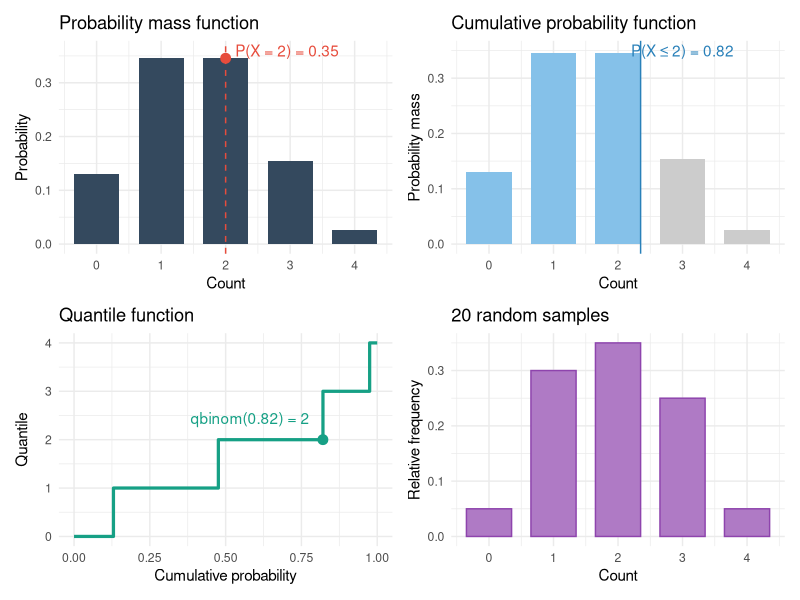
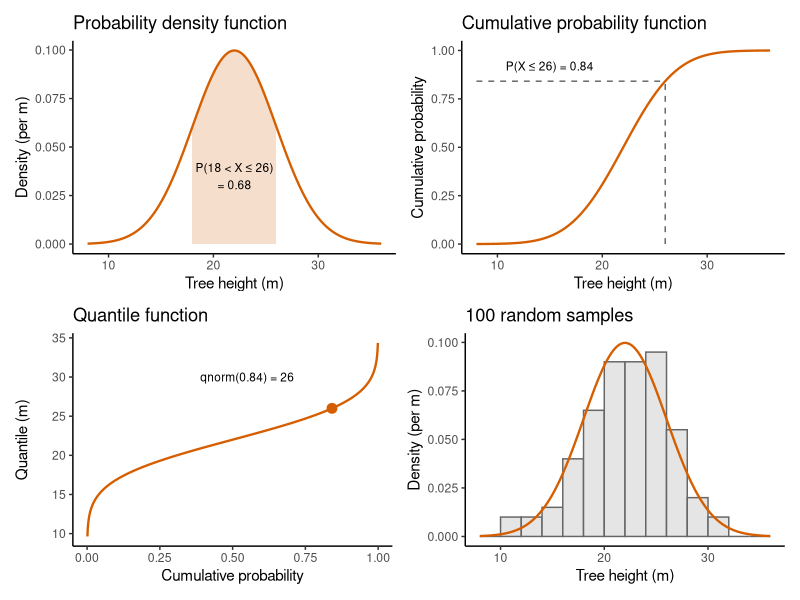
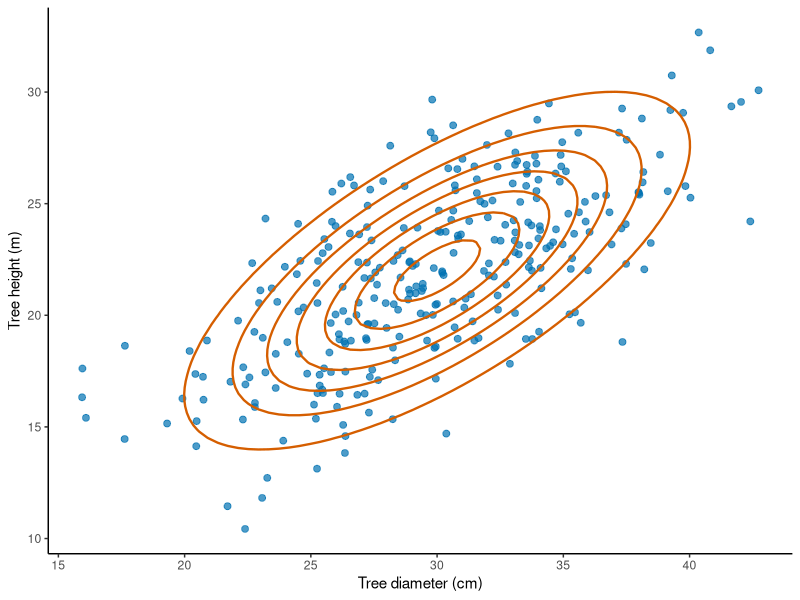
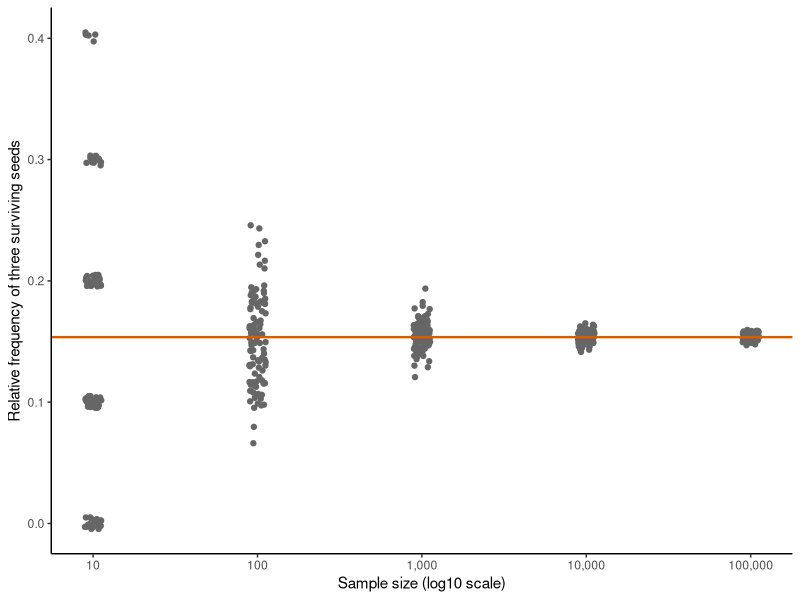
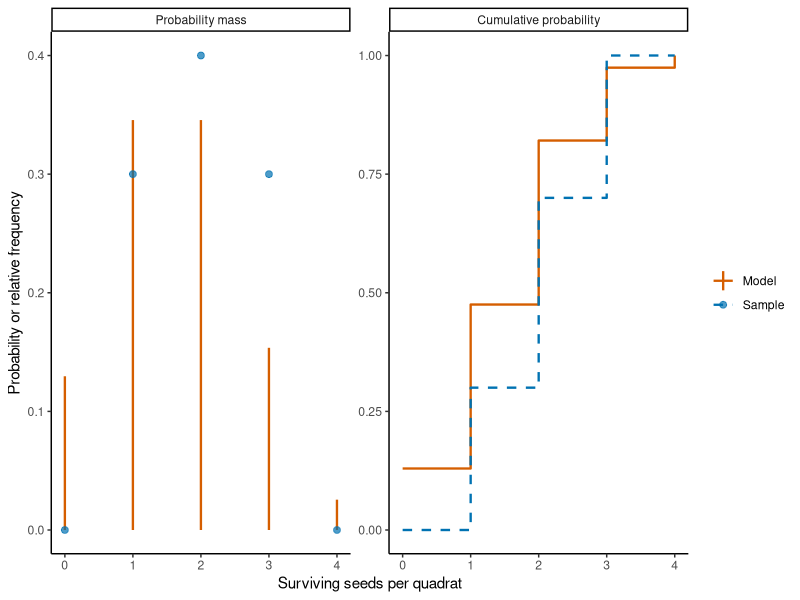
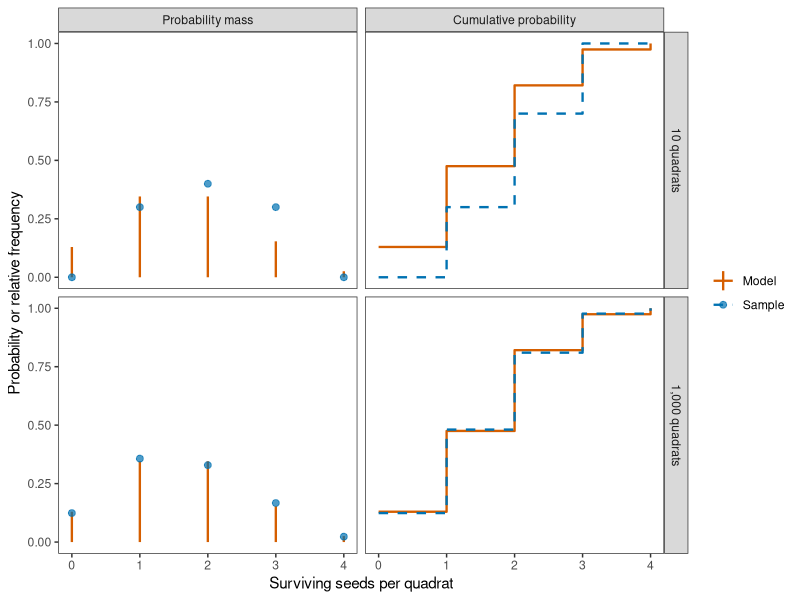
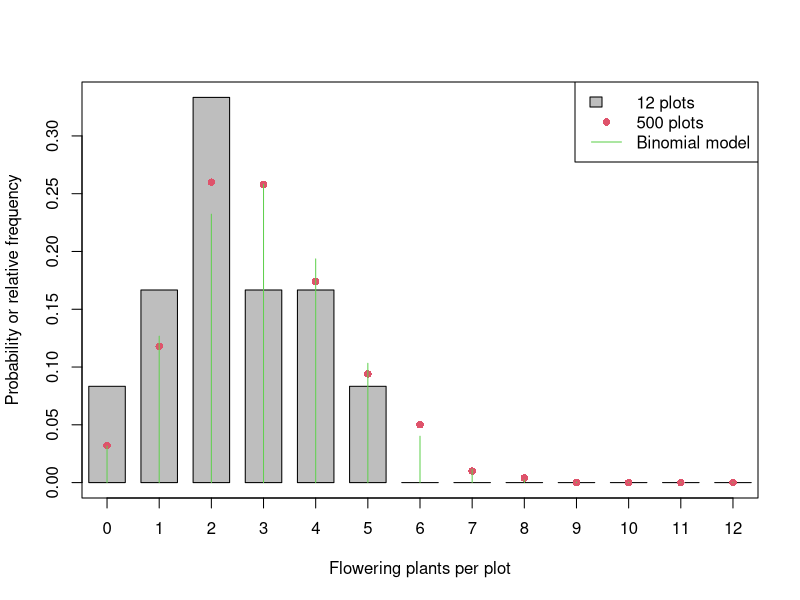

Recreate these plots in R, in order.
## ---- chunk 1
#| include: false
# Load ggplot2 for the consistently formatted rendered figures in this chapter.
library(ggplot2)
## ---- chunk 2
#| echo: false
#| label: fig-four_faces
#| fig-cap: "The four faces of a Binomial distribution with $n = 4$ and $p = 0.4$."
library(ggplot2)
library(patchwork)

# Distribution parameters and a chosen cutoff
size = 4
prob = 0.4
cutoff = 2

# Probabilities at each possible number of successes
binomial = data.frame(
  x = 0:size,
  probability = dbinom(0:size, size = size, prob = prob),
  cumulative_probability = pbinom(0:size, size = size, prob = prob)
)

# Cumulative probability at the chosen cutoff
p_cutoff = pbinom(cutoff, size = size, prob = prob)

# Panel 1: probability mass function
p1 = ggplot(binomial, aes(x = x, y = probability)) +
  geom_col(fill = "#34495e", width = 0.7) +
  geom_vline(xintercept = cutoff, linetype = "dashed", colour = "#e74c3c") +
  geom_point(
    data = subset(binomial, x == cutoff),
    colour = "#e74c3c",
    size = 3
  ) +
  annotate(
    "text", x = 2.15, y = 0.36,
    label = paste0(
      "P(X = ", cutoff, ") = ",
      round(dbinom(cutoff, size, prob), 2)
    ),
    colour = "#e74c3c",
    hjust = 0
  ) +
  scale_x_continuous(breaks = 0:size) +
  labs(
    title = "Probability mass function",
    x = "Count",
    y = "Probability"
  ) +
  theme_minimal()

# Panel 2: cumulative probability
p2 = ggplot(binomial, aes(x = x, y = probability)) +
  geom_col(
    aes(fill = x <= cutoff),
    width = 0.7,
    show.legend = FALSE
  ) +
  geom_vline(xintercept = cutoff + 0.35, colour = "#2980b9") +
  annotate(
    "text", x = 3, y = 0.35,
    label = paste0(
      "P(X \u2264 ", cutoff, ") = ",
      round(p_cutoff, 2)
    ),
    colour = "#2980b9"
  ) +
  scale_fill_manual(values = c("TRUE" = "#85c1e9", "FALSE" = "grey80")) +
  scale_x_continuous(breaks = 0:size) +
  labs(
    title = "Cumulative probability function",
    x = "Count",
    y = "Probability mass"
  ) +
  theme_minimal()

# Panel 3: quantile function
probabilities = seq(0, 1, length.out = 1001)

quantiles = data.frame(
  p = probabilities,
  quantile = qbinom(probabilities, size = size, prob = prob)
)

p3 = ggplot(quantiles, aes(x = p, y = quantile)) +
  geom_step(colour = "#16a085", linewidth = 1.1) +
  geom_point(
    data = data.frame(p = p_cutoff, quantile = cutoff),
    colour = "#16a085",
    size = 3
  ) +
  annotate(
    "text", x = 0.58, y = 2.45,
    label = paste0(
      "qbinom(", round(p_cutoff, 2), ") = ", cutoff
    ),
    colour = "#16a085"
  ) +
  scale_y_continuous(breaks = 0:size) +
  labs(
    title = "Quantile function",
    x = "Cumulative probability",
    y = "Quantile"
  ) +
  theme_minimal()

# Panel 4: simulated random sample
set.seed(42)

sample_data = data.frame(
  x = rbinom(20, size = size, prob = prob)
)

# Calculate the relative frequency of each possible outcome
sample_frequency = data.frame(
  x = 0:size,
  relative_frequency = tabulate(
    sample_data$x + 1,
    nbins = size + 1
  ) / nrow(sample_data)
)

p4 = ggplot(sample_frequency, aes(x = x, y = relative_frequency)) +
  geom_col(fill = "#af7ac5", colour = "#8e44ad", width = 0.7) +
  scale_x_continuous(breaks = 0:size) +
  labs(
    title = "20 random samples",
    x = "Count",
    y = "Relative frequency"
  ) +
  theme_minimal()

(p1 | p2) / (p3 | p4)
## ---- chunk 3
flower_count = 6
fruit_set_probability = 0.5

# Calculate an exact probability, a cumulative probability, and a quantile.
dbinom(x = 4, size = flower_count, prob = fruit_set_probability) # 0.23
pbinom(q = 4, size = flower_count, prob = fruit_set_probability) # 0.89
qbinom(p = 0.75, size = flower_count, prob = fruit_set_probability) # 4
## ---- chunk 4
# Density of the tree height model at 22 m (units: per metre).
dnorm(x = 22, mean = 22, sd = 4)
## ---- chunk 5
# The same model with height in centimetres (units: per centimetre).
dnorm(x = 2200, mean = 2200, sd = 400)
## ---- chunk 6
# Subtract two cumulative probabilities to obtain the probability of an interval.
pnorm(q = 26, mean = 22, sd = 4) - pnorm(q = 18, mean = 22, sd = 4)

# Use the upper tail for the probability of a height above 30 m.
pnorm(q = 30, mean = 22, sd = 4, lower.tail = FALSE)
## ---- chunk 7
#| echo: false
#| label: fig-four_faces_normal
#| fig-cap: "The four faces of a Normal distribution for tree height with a mean of 22 m and a standard deviation of 4 m."
library(ggplot2)
library(patchwork)

# Distribution parameters, a highlighted interval and a chosen cutoff
mean_height = 22
sd_height = 4
interval_lower = 18
interval_upper = 26
cutoff = 26

# Density and cumulative probability over a range of heights
normal = data.frame(x = seq(from = 8, to = 36, length.out = 561))
normal$density = dnorm(normal$x, mean = mean_height, sd = sd_height)
normal$cumulative_probability = pnorm(normal$x, mean = mean_height, sd = sd_height)

# Probability of the highlighted interval and cumulative probability at the cutoff
p_interval = pnorm(interval_upper, mean = mean_height, sd = sd_height) -
  pnorm(interval_lower, mean = mean_height, sd = sd_height)
p_cutoff = pnorm(cutoff, mean = mean_height, sd = sd_height)

# Panel 1: probability density function with an interval probability as an area
p1 = ggplot(normal, aes(x = x, y = density)) +
  geom_area(
    data = subset(normal, x >= interval_lower & x <= interval_upper),
    fill = "#D55E00",
    alpha = 0.2
  ) +
  geom_line(colour = "#D55E00", linewidth = 0.8) +
  annotate(
    "text", x = 22, y = 0.035,
    label = paste0("P(18 < X ≤ 26)\n= ", round(p_interval, 2)),
    size = 3
  ) +
  labs(
    title = "Probability density function",
    x = "Tree height (m)",
    y = "Density (per m)"
  ) +
  theme_classic()

# Panel 2: cumulative probability function
p2 = ggplot(normal, aes(x = x, y = cumulative_probability)) +
  geom_line(colour = "#D55E00", linewidth = 0.8) +
  annotate(
    "segment", x = cutoff, xend = cutoff, y = 0, yend = p_cutoff,
    linetype = "dashed", colour = "grey40"
  ) +
  annotate(
    "segment", x = 8, xend = cutoff, y = p_cutoff, yend = p_cutoff,
    linetype = "dashed", colour = "grey40"
  ) +
  annotate(
    "text", x = 15, y = 0.92,
    label = paste0("P(X ≤ ", cutoff, ") = ", round(p_cutoff, 2)),
    size = 3
  ) +
  labs(
    title = "Cumulative probability function",
    x = "Tree height (m)",
    y = "Cumulative probability"
  ) +
  theme_classic()

# Panel 3: quantile function
probabilities = seq(0.001, 0.999, length.out = 999)

quantiles = data.frame(
  p = probabilities,
  quantile = qnorm(probabilities, mean = mean_height, sd = sd_height)
)

p3 = ggplot(quantiles, aes(x = p, y = quantile)) +
  geom_line(colour = "#D55E00", linewidth = 0.8) +
  geom_point(
    data = data.frame(p = p_cutoff, quantile = cutoff),
    colour = "#D55E00",
    size = 3
  ) +
  annotate(
    "text", x = 0.55, y = 30,
    label = paste0("qnorm(", round(p_cutoff, 2), ") = ", cutoff),
    size = 3
  ) +
  labs(
    title = "Quantile function",
    x = "Cumulative probability",
    y = "Quantile (m)"
  ) +
  theme_classic()

# Panel 4: simulated random sample as a density-scaled histogram
set.seed(42)

sample_data = data.frame(
  x = rnorm(100, mean = mean_height, sd = sd_height)
)

p4 = ggplot(sample_data, aes(x = x)) +
  geom_histogram(
    aes(y = after_stat(density)),
    binwidth = 2,
    boundary = 0,
    fill = "grey90",
    colour = "grey40"
  ) +
  geom_line(
    data = normal,
    aes(x = x, y = density),
    colour = "#D55E00",
    linewidth = 0.8
  ) +
  labs(
    title = "100 random samples",
    x = "Tree height (m)",
    y = "Density (per m)"
  ) +
  theme_classic()

(p1 | p2) / (p3 | p4)
## ---- chunk 8
# Calculate an upper-tail probability and a lower-tail quantile.
pnorm(q = 26, mean = 22, sd = 4, lower.tail = FALSE)
qnorm(p = 0.10, mean = 22, sd = 4)
## ---- chunk 9
#| echo: false
#| label: fig-joint_density
#| fig-cap: "Joint distribution of tree diameter and height. The lines are contours of the joint density of a bivariate Normal distribution with a correlation of 0.7 and the points are 300 trees simulated from that distribution."
# Parameters of the joint distribution of diameter (cm) and height (m).
mean_diameter = 30
sd_diameter = 5
mean_height = 22
sd_height = 4
rho = 0.7

# Simulate two measurements per tree with a positive association.
set.seed(seed = 50)
n_trees = 300
z_height = rnorm(n = n_trees)
z_other = rnorm(n = n_trees)

# Transform the simulated values to the height and diameter scales.
trees = data.frame(
  height = mean_height + sd_height * z_height,
  diameter = mean_diameter +
    sd_diameter * (rho * z_height + sqrt(1 - rho^2) * z_other)
)

# Calculate the joint density on a grid of diameter and height combinations.
density_grid = expand.grid(
  diameter = seq(from = 10, to = 50, length.out = 100),
  height = seq(from = 8, to = 36, length.out = 100)
)
z_x = (density_grid$diameter - mean_diameter) / sd_diameter
z_y = (density_grid$height - mean_height) / sd_height
density_grid$joint_density =
  exp(-(z_x^2 - 2 * rho * z_x * z_y + z_y^2) / (2 * (1 - rho^2))) /
  (2 * pi * sd_diameter * sd_height * sqrt(1 - rho^2))

# Plot the simulated trees with the contours of the joint density.
ggplot(trees, aes(x = diameter, y = height)) +
  geom_point(colour = "#0072B2", alpha = 0.7, size = 2) +
  geom_contour(
    data = density_grid,
    aes(z = joint_density),
    colour = "#D55E00",
    linewidth = 0.8,
    bins = 8
  ) +
  labs(x = "Tree diameter (cm)", y = "Tree height (m)") +
  theme_classic()
## ---- chunk 10
# Use the Binomial probability mass to calculate a weighted average.
seed_count = 4
seed_survival_probability = 0.4
seed_values = seq.int(from = 0, to = seed_count)
seed_probability = dbinom(
  x = seed_values,
  size = seed_count,
  prob = seed_survival_probability
)
expected_value = sum(seed_values * seed_probability)
expected_value
## ---- chunk 11
# Weight each squared distance from the mean by its probability.
variance = sum((seed_values - expected_value)^2 * seed_probability)
variance
## ---- chunk 12
# Integrate x times the density to obtain the mean of the tree height model.
expected_height = integrate(
  f = function(x) x * dnorm(x = x, mean = 22, sd = 4),
  lower = -Inf, upper = Inf
)$value
expected_height

# Integrate the squared distance from the mean times the density to obtain the variance.
height_variance = integrate(
  f = function(x) (x - expected_height)^2 * dnorm(x = x, mean = 22, sd = 4),
  lower = -Inf, upper = Inf
)$value
height_variance
## ---- chunk 13
# Calculate the probability mass for all possible totals.
fruit_count_values = seq.int(from = 0, to = 16)
fruit_probabilities = dbinom(
  x = fruit_count_values,
  size = 16,
  prob = 0.6
)

expected_fruit_count = sum(fruit_count_values * fruit_probabilities)
fruit_count_variance = sum(
  (fruit_count_values - expected_fruit_count)^2 * fruit_probabilities
)

expected_fruit_count
fruit_count_variance
## ---- chunk 14
# Simulate ten quadrats from the binomial model.
set.seed(seed = 123)
n_quadrats = 10
sample_survivors = rbinom(
  n = n_quadrats,
  size = seed_count,
  prob = seed_survival_probability
)
## ---- chunk 15
# Count each possible value and divide by the sample size.
seed_values = seq.int(from = 0, to = seed_count)
count_survivors = table(factor(x = sample_survivors, levels = seed_values))
relative_frequency = count_survivors / length(sample_survivors)
relative_frequency
## ---- chunk 16
# Put the sample frequencies beside the model probabilities for comparison.
data.frame(
  seed_count = seed_values,
  relative_frequency = as.numeric(x = relative_frequency),
  probability = dbinom(
    x = seed_values,
    size = seed_count,
    prob = seed_survival_probability
  )
)
## ---- chunk 17
# Compare relative frequencies for several sample sizes with the model.
set.seed(123)
sample_sizes = 10^(seq_len(length.out = 5))
seed_values = seq.int(from = 0, to = seed_count)

all_frequencies = matrix(NA, nrow = length(seed_values),
                         ncol = length(sample_sizes) + 1)
colnames(all_frequencies) = c(as.character(sample_sizes), "theory")

for (i in seq_along(sample_sizes)) {
  sample_survivors = rbinom(
    n = sample_sizes[i],
    size = seed_count,
    prob = seed_survival_probability
  )
  count_survivors = table(factor(
    x = sample_survivors,
    levels = seed_values
  ))
  all_frequencies[, i] = as.numeric(count_survivors) / sample_sizes[i]
}
all_frequencies[, length(sample_sizes) + 1] = dbinom(
  x = seed_values,
  size = seed_count,
  prob = seed_survival_probability
)
round(all_frequencies, 3)
## ---- chunk 18
#| echo: false
#| eval: true
#| label: fig-relative-frequency-convergence
#| fig-cap: "Relative frequencies of exactly three surviving seeds for simulated samples if difference sizes. The horizontal line is the probability assigned by the Binomial distribution."
# Repeatedly simulate samples and retain the relative frequency of three survivors.
set.seed(seed = 20261003)
seed_count = 4
seed_survival_probability = 0.4
target_count = 3
sample_sizes = 10^(seq_len(length.out = 5))
n_repetitions = 100

repeated_frequencies = data.frame(
  sample_size = numeric(),
  relative_frequency = numeric()
)

for (sample_size in sample_sizes) {
  relative_frequency = numeric(length = n_repetitions)

  for (repetition in seq_len(n_repetitions)) {
    sample_survivors = rbinom(
      n = sample_size,
      size = seed_count,
      prob = seed_survival_probability
    )
    relative_frequency[repetition] = mean(sample_survivors == target_count)
  }

  repeated_frequencies = rbind(
    repeated_frequencies,
    data.frame(
      sample_size = sample_size,
      relative_frequency = relative_frequency
    )
  )
}

# Calculate the model probability that the figure uses as a reference line.
probability = dbinom(
  x = target_count,
  size = seed_count,
  prob = seed_survival_probability
)

ggplot(
  repeated_frequencies,
  aes(
    x = sample_size,
    y = relative_frequency,
    group = sample_size
  )
) +
  geom_point(width = 0.35, fill = "grey90", colour = "grey40",
             position = position_jitter(width = 0.05, height = 0.005)) +
  geom_hline(
    yintercept = probability,
    colour = "#D55E00",
    linewidth = 0.8
  ) +
  scale_x_log10(
    breaks = sample_sizes,
    labels = c("10", "100", "1,000", "10,000", "100,000")
  ) +
  labs(
    x = "Sample size (log10 scale)",
    y = "Relative frequency of three surviving seeds"
  ) +
  theme_classic()
## ---- chunk 19
#| echo: false
#| eval: true
#| fig-width: 9
#| fig-height: 4
#| label: fig-ecdf
#| fig-cap: "Empirical and model distribution for a sample of ten quadrats in the example on seed survival."
# Simulate a sample and calculate its empirical distribution.
set.seed(142)
seed_count = 4
seed_survival_probability = 0.4
n_quadrats = 10
seed_values = seq.int(from = 0, to = seed_count)
model_mass = dbinom(
  x = seed_values, size = seed_count, prob = seed_survival_probability
)
model_cumulative = pbinom(
  q = seed_values, size = seed_count, prob = seed_survival_probability
)
sample_survivors = rbinom(
  n = n_quadrats, size = seed_count, prob = seed_survival_probability
)
count_survivors = table(factor(x = sample_survivors, levels = seed_values))
relative_frequency = as.numeric(count_survivors) / n_quadrats
cumulative_relative_frequency = cumsum(relative_frequency)

model_comparison_data = rbind(
  data.frame(
    surviving_seeds = seed_values,
    value = model_mass,
    quantity = "Probability mass",
    series = "Model"
  ),
  data.frame(
    surviving_seeds = seed_values,
    value = relative_frequency,
    quantity = "Probability mass",
    series = "Sample"
  ),
  data.frame(
    surviving_seeds = seed_values,
    value = model_cumulative,
    quantity = "Cumulative probability",
    series = "Model"
  ),
  data.frame(
    surviving_seeds = seed_values,
    value = cumulative_relative_frequency,
    quantity = "Cumulative probability",
    series = "Sample"
  )
)
model_comparison_data$quantity = factor(
  model_comparison_data$quantity,
  levels = c("Probability mass", "Cumulative probability")
)

# Use different geometries as well as colours to distinguish the model and sample.
ggplot() +
  geom_linerange(
    data = subset(
      model_comparison_data,
      quantity == "Probability mass" & series == "Model"
    ),
    aes(x = surviving_seeds, ymin = 0, ymax = value, colour = series),
    linewidth = 0.8
  ) +
  geom_point(
    data = subset(
      model_comparison_data,
      quantity == "Probability mass" & series == "Sample"
    ),
    aes(x = surviving_seeds, y = value, colour = series),
    alpha = 0.7,
    size = 2
  ) +
  geom_step(
    data = subset(model_comparison_data, quantity == "Cumulative probability"),
    aes(x = surviving_seeds, y = value, colour = series, linetype = series),
    direction = "hv",
    linewidth = 0.8
  ) +
  facet_wrap(~quantity, nrow = 1, scales = "free_y") +
  scale_colour_manual(values = c(Model = "#D55E00", Sample = "#0072B2")) +
  scale_linetype_manual(values = c(Model = "solid", Sample = "dashed")) +
  scale_x_continuous(breaks = seed_values) +
  labs(
    x = "Surviving seeds per quadrat",
    y = "Probability or relative frequency",
    colour = NULL,
    linetype = NULL
  ) +
  theme_classic()
## ---- chunk 20
# Simulate a small sample and calculate its weighted and ordinary means.
set.seed(123)
n_quadrats = 10
seed_count = 4
seed_survival_probability = 0.4
seed_values = seq.int(from = 0, to = seed_count)
sample_survivors = rbinom(
  n = n_quadrats, size = seed_count, prob = seed_survival_probability
)
count_survivors = table(factor(x = sample_survivors, levels = seed_values))
relative_frequency = as.numeric(count_survivors) / n_quadrats
weighted_average = sum(relative_frequency * seed_values)
sample_mean = mean(sample_survivors)
c(weighted_average, sample_mean)
## ---- chunk 21
# Calculate the variance of the empirical distribution
empirical_variance = sum((seed_values - weighted_average)^2 * relative_frequency)
sample_variance = var(sample_survivors)
c(empirical_variance, sample_variance)
## ---- chunk 22
# Use type = 1 so the empirical quantile is one of the observed counts.
quantile(x = sample_survivors, probs = 0.5, type = 1)
## ---- chunk 23
#| echo: false
#| eval: true
#| label: fig-ecdf-binom
#| fig-width: 9
#| fig-height: 8
#| fig-cap: "Model probabilities and sample frequencies for 10 quadrats (top) and 1,000 quadrats (bottom)."
# Compare empirical distributions at two sample sizes.
set.seed(142)
seed_count = 4
seed_survival_probability = 0.4
seed_values = seq.int(from = 0, to = seed_count)
sample_sizes = c(10, 1000)
model_mass = dbinom(
  x = seed_values, size = seed_count, prob = seed_survival_probability
)
model_cumulative = pbinom(
  q = seed_values, size = seed_count, prob = seed_survival_probability
)

# Store the model and empirical summaries for both sample sizes before plotting.
sample_comparison_data = data.frame()
for (n_quadrats in sample_sizes) {
  sample_survivors = rbinom(
    n = n_quadrats, size = seed_count, prob = seed_survival_probability
  )
  count_survivors = table(factor(x = sample_survivors, levels = seed_values))
  relative_frequency = as.numeric(count_survivors) / n_quadrats
  cumulative_relative_frequency = cumsum(relative_frequency)

  sample_size_label = paste(format(n_quadrats, big.mark = ","), "quadrats")
  sample_comparison_data = rbind(
    sample_comparison_data,
    data.frame(
      surviving_seeds = seed_values,
      value = model_mass,
      quantity = "Probability mass",
      series = "Model",
      sample_size = sample_size_label
    ),
    data.frame(
      surviving_seeds = seed_values,
      value = relative_frequency,
      quantity = "Probability mass",
      series = "Sample",
      sample_size = sample_size_label
    ),
    data.frame(
      surviving_seeds = seed_values,
      value = model_cumulative,
      quantity = "Cumulative probability",
      series = "Model",
      sample_size = sample_size_label
    ),
    data.frame(
      surviving_seeds = seed_values,
      value = cumulative_relative_frequency,
      quantity = "Cumulative probability",
      series = "Sample",
      sample_size = sample_size_label
    )
  )
}

sample_comparison_data$sample_size = factor(
  sample_comparison_data$sample_size,
  levels = c("10 quadrats", "1,000 quadrats")
)
sample_comparison_data$quantity = factor(
  sample_comparison_data$quantity,
  levels = c("Probability mass", "Cumulative probability")
)

# Compare each empirical distribution with the same model using matching panels.
ggplot() +
  geom_linerange(
    data = subset(
      sample_comparison_data,
      quantity == "Probability mass" & series == "Model"
    ),
    aes(x = surviving_seeds, ymin = 0, ymax = value, colour = series),
    linewidth = 0.8
  ) +
  geom_point(
    data = subset(
      sample_comparison_data,
      quantity == "Probability mass" & series == "Sample"
    ),
    aes(x = surviving_seeds, y = value, colour = series),
    alpha = 0.7,
    size = 2
  ) +
  geom_step(
    data = subset(sample_comparison_data, quantity == "Cumulative probability"),
    aes(x = surviving_seeds, y = value, colour = series, linetype = series),
    direction = "hv",
    linewidth = 0.8
  ) +
  facet_grid(sample_size ~ quantity, scales = "free_y") +
  scale_colour_manual(values = c(Model = "#D55E00", Sample = "#0072B2")) +
  scale_linetype_manual(values = c(Model = "solid", Sample = "dashed")) +
  scale_x_continuous(breaks = seed_values) +
  labs(
    x = "Surviving seeds per quadrat",
    y = "Probability or relative frequency",
    colour = NULL,
    linetype = NULL
  ) +
  theme_bw() + theme(panel.grid = element_blank())
## ---- chunk 24
# Simulate the two sample sizes and compare each with the same model.
set.seed(246)

plants_per_plot = 12
flowering_probability = 0.25

small_plot_counts = rbinom(
  n = 12,
  size = plants_per_plot,
  prob = flowering_probability
)
large_plot_counts = rbinom(
  n = 500,
  size = plants_per_plot,
  prob = flowering_probability
)

mean(small_plot_counts)
mean(large_plot_counts)

count_values = seq.int(from = 0, to = plants_per_plot)
small_plot_table = table(factor(
  x = small_plot_counts,
  levels = count_values
))
large_plot_table = table(factor(
  x = large_plot_counts,
  levels = count_values
))

small_frequency = as.numeric(small_plot_table) / length(small_plot_counts)
large_frequency = as.numeric(large_plot_table) / length(large_plot_counts)
model_mass = dbinom(
  x = count_values,
  size = plants_per_plot,
  prob = flowering_probability
)

small_frequency_data = data.frame(
  flowering_plants = count_values,
  probability = small_frequency,
  series = "12 plots"
)
large_frequency_data = data.frame(
  flowering_plants = count_values,
  probability = large_frequency,
  series = "500 plots"
)
model_mass_data = data.frame(
  flowering_plants = count_values,
  probability = model_mass,
  series = "Binomial model"
)

# Use bars for one empirical distribution, points for the other, and lines for the model.
# Set common axis limits
all_probabilities = c(
  small_frequency_data$probability,
  large_frequency_data$probability,
  model_mass_data$probability
)

plot(
  NA,
  xlim = range(count_values),
  ylim = c(0, max(all_probabilities)),
  xaxt = "n",
  xlab = "Flowering plants per plot",
  ylab = "Probability or relative frequency"
)

axis(1, at = count_values)

# Draw bars for the small empirical distribution
with(
  small_frequency_data,
  rect(
    flowering_plants - 0.35,
    0,
    flowering_plants + 0.35,
    probability,
    col = "grey",
    border = 1
  )
)

# Add points for the large empirical distribution
with(
  large_frequency_data,
  points(
    flowering_plants,
    probability,
    pch = 16,
    col = 2
  )
)

# Add vertical lines for the model distribution
with(
  model_mass_data,
  segments(
    flowering_plants,
    0,
    flowering_plants,
    probability,
    col = 3
  )
)

# Add one legend for all three series
legend(
  "topright",
  legend = c("12 plots", "500 plots", "Binomial model"),
  col = c(1, 2, 3),
  fill = c("grey", NA, NA),
  border = c(1, NA, NA),
  pch = c(NA, 16, NA),
  lty = c(0, 0, 1)
)
## ---- chunk 25
# Simulate overdispersed quadrat counts from a Negative Binomial model.
set.seed(seed = 123)

n_quadrats = 100
negative_binomial_size = 1.5
negative_binomial_mean = 4

counts = rnbinom(
  n = n_quadrats,
  size = negative_binomial_size,
  mu = negative_binomial_mean
)

sample_mean = mean(counts)
sample_variance = var(counts)
dispersion_ratio = sample_variance / sample_mean
c(sample_mean, sample_variance, dispersion_ratio)
